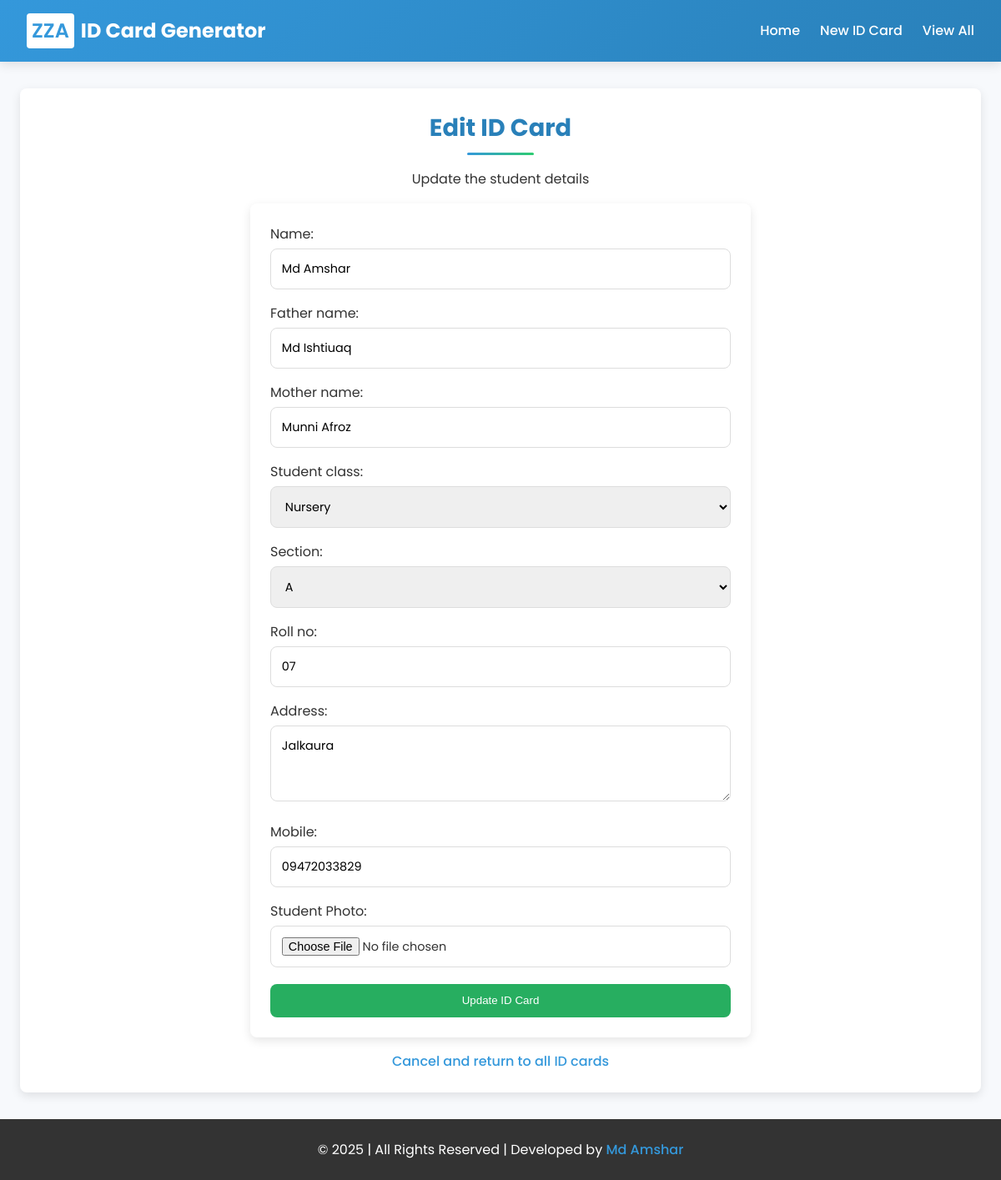
The app's page /edit/12/ with its own data.
### id_card_app/models.py (models this page shows, shortened)
class Student(models.Model):
    name = models.CharField(max_length=100)
    father_name = models.CharField(max_length=100)
    mother_name = models.CharField(max_length=100)
    student_class = models.CharField(max_length=10)
    section = models.CharField(max_length=10)
    roll_no = models.CharField(max_length=10)
    address = models.TextField()
    mobile = models.CharField(max_length=15)
    profile_photo = models.ImageField(upload_to='profile_photos/', null=True, blank=True, verbose_name="Student Photo")
    image = models.ImageField(upload_to='cards/', null=True, blank=True)

### id_card_app/views.py (the view)
# urls.py: path('edit/<int:student_id>/', views.edit_id_card, name='edit_id_card'),
def edit_id_card(request, student_id):
    student = get_object_or_404(Student, id=student_id)
    if request.method == 'POST':
        form = StudentForm(request.POST, request.FILES, instance=student)
        if form.is_valid():
            try:
                student = form.save(commit=False)
                if 'profile_photo' in request.FILES:
                    if student.profile_photo:
                        old_photo_path = os.path.join(settings.MEDIA_ROOT, student.profile_photo.name)
                        if os.path.exists(old_photo_path) and os.path.basename(old_photo_path) != os.path.basename(request.FILES['profile_photo'].name):
                            try:
                                os.remove(old_photo_path)
                            except:
                                pass
                    student.profile_photo = request.FILES['profile_photo']
                student.save()
                template_path = os.path.join(settings.BASE_DIR, 'id_card_app', 'static', 'zza_idcardTemplate.png')
                template = Image.open(template_path).convert("RGBA")
                draw = ImageDraw.Draw(template)
                font_path = os.path.join(settings.BASE_DIR, 'id_card_app', 'static', 'fonts', 'Poppins-Regular.ttf')
                font = ImageFont.truetype(font_path, 20)
                draw.text((222, 40), f"{student.name}", font=font, fill="#0071BC")
                draw.text((50, 100), f"{student.father_name}", font=font, fill="black")
                draw.text((50, 140), f"{student.mother_name}", font=font, fill="black")
                draw.text((50, 180), f"{student.student_class}", font=font, fill="black")
                draw.text((50, 220), f"{student.section}", font=font, fill="black")
                draw.text((50, 260), f"{student.roll_no}", font=font, fill="black")
                draw.text((50, 300), f"{student.mobile}", font=font, fill="black")
                if student.profile_photo:
                    photo_position = (250, 120)  # Centered in right portion of card
                    photo_size = (175, 175)      # Adjusted size for better fit
                    profile_photo_path = os.path.join(settings.MEDIA_ROOT, student.profile_photo.name)
                    if os.path.exists(profile_photo_path):
                        try:
                            if REMBG_AVAILABLE:
                                print(f"Using rembg to process photo for student: {student.name}")
                                with open(profile_photo_path, "rb") as photo_file:
                                    input_photo = photo_file.read()
                                    output_photo = remove(input_photo)
                                    photo = Image.open(io.BytesIO(output_photo)).convert("RGBA")
                                    photo = photo.resize(photo_size)
                                    template.paste(photo, photo_position, photo)
                            else:
                                print(f"rembg not available, using standard method for student: {student.name}")
                                photo = Image.open(profile_photo_path).convert("RGBA")
                                photo = photo.resize(photo_size)
                                template.paste(photo, photo_position, photo)
                        except Exception as e:
                            print(f"Error processing photo in edit_id_card: {str(e)}")
                            print(f"Photo path: {profile_photo_path}")
                            print(f"REMBG_AVAILABLE: {REMBG_AVAILABLE}")
                            print(f"Photo position: {photo_position}, Photo size: {photo_size}")
                            print(traceback.format_exc())
                            photo = Image.open(profile_photo_path).convert("RGBA")
                            photo = photo.resize(photo_size)
                            template.paste(photo, photo_position, photo)
                filename = f"{student.name}_{student.roll_no}.png"
                save_path = os.path.join(settings.MEDIA_ROOT, 'cards', filename)
                os.makedirs(os.path.dirname(save_path), exist_ok=True)
                template.save(save_path)
                student.image = f"cards/{filename}"
                student.save()
                return redirect('view_all')
            except Exception as e:
                print(f"Error updating ID card: {str(e)}")
                print(traceback.format_exc())
                form.add_error(None, f"Error updating ID card: {str(e)}")
    else:
        form = StudentForm(instance=student)
    return render(request, 'id_card_app/form.html', {'form': form, 'edit_mode': True})

### id_card_app/templates/id_card_app/form.html (shortened to what this page needs)
{% extends 'id_card_app/base.html' %}
{% block content %}
<div class="card">
    <h2>{% if edit_mode %}Edit ID Card{% else %}Create New ID Card{% endif %}</h2>
    <p class="text-center mb-2">{% if edit_mode %}Update the student details{% else %}Fill in the student details to generate an ID card{% endif %}</p>
    <form method="post" enctype="multipart/form-data" id="idCardForm">
        {{ form.as_p }}
        <div class="button-group">
            <button type="submit" class="btn btn-generate">
                {% if edit_mode %}Update ID Card{% else %}Generate ID Card{% endif %}
            </button>
        </div>
    </form>
    {% if edit_mode %}
    <div class="text-center mt-2">
        <a href="{% url 'view_all' %}" class="btn-link">Cancel and return to all ID cards</a>
    </div>
    {% endif %}
</div>
{% endblock %}

### id_card_app/templates/id_card_app/base.html (style rules this page uses)
:root { --primary-color: #3498db; --primary-dark: #2980b9; --secondary-color: #2ecc71; --text-color: #333; --bg-color: #f7f9fc; --card-bg: #fff; --border-radius: 8px; --box-shadow: 0 4px 12px rgba(0, 0, 0, 0.1); }
* { margin: 0; padding: 0; box-sizing: border-box; }
body { font-family: 'Poppins', sans-serif; background-color: var(--bg-color); color: var(--text-color); line-height: 1.6; }
.card { background-color: var(--card-bg); border-radius: var(--border-radius); box-shadow: var(--box-shadow); padding: 1.5rem; margin-bottom: 1.5rem; transition: transform 0.3s ease, box-shadow 0.3s ease; }
h1, h2, h3, h4 { margin-bottom: 1rem; color: var(--primary-dark); }
h2 { font-size: 1.8rem; text-align: center; position: relative; padding-bottom: 10px; }
h2:after { content: ''; position: absolute; bottom: 0; left: 50%; transform: translateX(-50%); width: 80px; height: 3px; background: linear-gradient(90deg, var(--primary-color), var(--secondary-color)); border-radius: 3px; }
.btn { display: inline-block; padding: 0.8rem 1.5rem; background-color: var(--primary-color); color: white; border: none; border-radius: var(--border-radius); text-decoration: none; font-weight: 500; cursor: pointer; transition: all 0.3s ease; text-align: center; }
form { background-color: var(--card-bg); border-radius: var(--border-radius); box-shadow: var(--box-shadow); padding: 1.5rem; max-width: 600px; margin: 0 auto; }
form p { margin-bottom: 1rem; }
input, select, textarea { width: 100%; padding: 0.8rem; border: 1px solid #ddd; border-radius: var(--border-radius); font-family: 'Poppins', sans-serif; font-size: 0.9rem; margin-top: 0.3rem; }
.text-center { text-align: center; }
.mb-2 { margin-bottom: 1rem; }
.mt-2 { margin-top: 1rem; }

### id_card_app/templates/id_card_app/form.html (style rules this page uses)
.btn-link { color: var(--primary-color); text-decoration: none; font-weight: 500; }
.button-group { display: flex; gap: 15px; margin-top: 20px; }
.btn-generate { background-color: #27ae60; flex: 2; }
.button-group { display: flex; justify-content: center; gap: 15px; margin-top: 20px; }

### records on screen
Student: name "Md Amshar", father_name "Md Ishtiuaq", mother_name "Munni Afroz", student_class "Nursery", section "A", roll_no "07", address "Jalkaura", mobile "09472033829"
